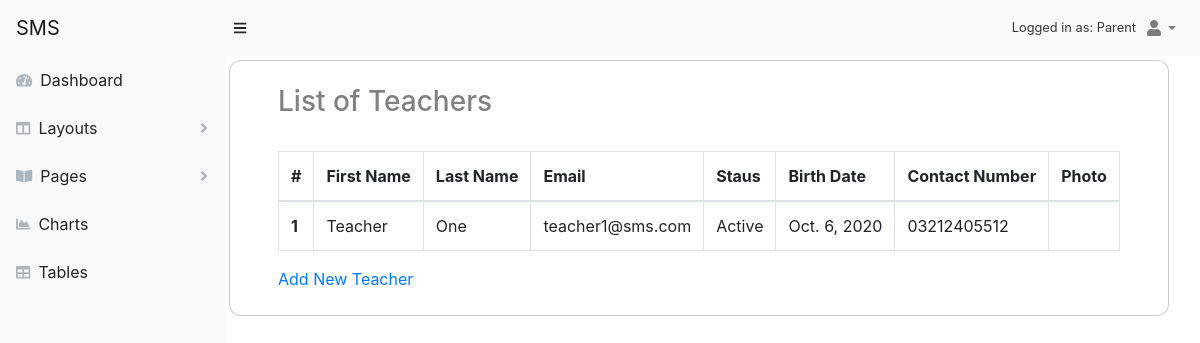
The page /account/view-teacher/ (signed in) on the database its author committed.
### accounts/models.py (models this page shows, shortened)
class User(AbstractBaseUser, PermissionsMixin):
    email = models.EmailField(_('email address'), unique=True)
    first_name = models.CharField(_('first name'), max_length=30, blank=True)
    last_name = models.CharField(_('last name'), max_length=30, blank=True)
    date_joined = models.DateTimeField(_('date joined'), auto_now_add=True)
    is_active = models.BooleanField(_('active'), default=True)
    is_staff = models.BooleanField(_('staff'), default=True)
    objects = UserManager()
    USERNAME_FIELD = 'email'
    REQUIRED_FIELDS = []
    class Meta:
        db_table = "User"
        verbose_name = _('user')
        verbose_name_plural = _('users')

class Profile(models.Model):
    user = models.OneToOneField(User, on_delete=models.CASCADE ,default=1)
    photo = models.ImageField(upload_to=settings.MEDIA_ROOT+'/images/profile_images/%Y%m%d', null=True, blank=True, default='/media/images/default.jpg')
    birth_date = models.DateField()
    date_left = models.DateField(null=True, blank=True)
    salary = models.FloatField(max_length=6)
    contact_number = models.CharField(max_length=11)
    address = models.ForeignKey(Address, on_delete=models.CASCADE, default=1)
    CHOICES = [('M', 'Male'), ('F', 'Female')]
    gender = models.CharField(_('gender'), max_length=1, choices=CHOICES)
    class Meta:
        abstract = True

class Teacher(Profile):
    class Meta:
        db_table = 'Teacher'
        verbose_name = _('teacher')
        verbose_name_plural = _('teachers')

### accounts/views.py (the view)
# urls.py: path('view-teacher/', views.ViewTeacherUser.as_view(), name='view_teacher'),
class ViewTeacherUser(View):
    template_name = 'accounts/teacher/teachers.html'
    def get(self, request):
        teachers = Teacher.objects.all()
        context = { 'teachers': teachers }
        return render(request, self.template_name, context)

### templates/accounts/teacher/teachers.html (shortened to what this page needs)
{% extends 'layouts/base.html' %}
{% block content %}
<div class="container">
        <h3>List of Teachers</h3>
    <br>
    <table class="table table-lg table-bordered">
        <thead>
            <tr>
                <th>#</th>
                <th>First Name</th>
                <th>Last Name</th>
                <th>Email</th>
                <th>Staus</th>
                <th>Birth Date</th>
                <th>Contact Number</th>
                <th>Photo</th>
            </tr>
        </thead>
        <tbody>
            {% for teacher in teachers %}
                <tr>
                    <th>{{ forloop.counter }}</th>
                    <td>{{teacher.user.first_name}}</td>
                    <td>{{teacher.user.last_name}}</td>
                    <td>{{teacher.user.email}}</td>
                    <td>{% if teacher.user.is_active %} Active {%else%} In-Active {% endif %}</td>
                    <td>{{teacher.birth_date}}</td>
                    <td>{{teacher.contact_number}}</td>
                    <td>{{teacher.photo}}</td>
                </tr>
            {% endfor %}
        </tbody>
    </table>
    <a href="{% url 'accounts:create_teacher' %}">Add New Teacher</a>
</div>
{% endblock content %}

### templates/layouts/base.html (shortened to what this page needs)
{% load static %}
<!DOCTYPE html>
<html lang="en">
    <head>
        <link href={% static 'css/styles.css' %} rel="stylesheet" />
        <link href="https://cdn.datatables.net/1.10.20/css/dataTables.bootstrap4.min.css" rel="stylesheet" />
    </head>
    <body class="sb-nav-fixed">
        <nav class="sb-topnav navbar navbar-expand navbar-light bg-light">
            <a class="navbar-brand" href={% url 'accounts:profile' %}>SMS</a>
            <button class="btn btn-link btn-sm order-1 order-lg-0" id="sidebarToggle"  data-toggle="collapse"  data-target="#layoutSidenav_nav" aria-controls="navbarTogglerDemo01" aria-expanded="false" aria-label="Toggle navigation">
                <i class="fas fa-bars"></i>
            </button>
            {% if user.is_authenticated %}
            <div class="small text-dark ml-auto">Logged in as: {%if user.groups.first.name is null %} Developer {%endif%}
                {{user.groups.first.name}}</div>
            <ul class="navbar-nav ml-auto ml-md-0 ">
                <li class="nav-item dropdown">
                    <a class="nav-link dropdown-toggle" id="userDropdown" href="#" role="button" data-toggle="dropdown" aria-haspopup="true" aria-expanded="false"><i class="fas fa-user fa-fw"></i></a>
                </li>
            </ul>
            {% else %}
                <ul class="navbar-nav ml-auto">
                    <li><a style="color:rgb(92, 77, 77); text-decoration:none; padding:20px;" href={% url 'password_reset' %}>Reset Password</a></li>
                    <li><a style="color:rgb(92, 77, 77); text-decoration:none; padding:20px;" href={% url 'accounts:login' %}>Login</a></li>
                </ul>
            {%endif%}
        </nav>
        <div id="layoutSidenav">
            <div id="layoutSidenav_nav">
                {% if user.is_authenticated %}
            <div class="col-sm-2" style="background-color: #FAFAFA;">
                {% if user.groups.first.name is null %}
                        {% include "includes/developerSidebar.html" %}
                {% elif user.groups.first.name == 'Principal' %}
                        {% include "includes/principalSidebar.html" %}
                {% elif user.groups.first.name == 'HR' %}
                        {% include "includes/hrStaffSidebar.html" %}
                {% elif user.groups.first.name == 'Teacher' %}
                        {% include "includes/teacherSidebar.html" %}
                {% elif user.groups.first.name == 'Student' %}
                        {% include "includes/studentSidebar.html" %}
                {% elif user.groups.first.name == 'Parent' %}
                        {% include "includes/parentSidebar.html" %}
                {% endif %}
            </div>
            {% endif %}
            </div>
            <div id="layoutSidenav_content">
                <div class="m-1 p-4 mr-auto  alert alert-light"
                 style="border:1px solid rgba(105, 95, 95, 0.322);
                     border-radius: 12px;">
                    {% block content %}
                    {% endblock %}
                </div>
            </div>
        </div>
        <link href='https://cdnjs.cloudflare.com/ajax/libs/bootstrap-datepicker/1.9.0/css/bootstrap-datepicker.min.css' rel='stylesheet' type='text/css'>
    </body>
</html>

### rows shown on the page
User: groups.first.name "Parent"
Teacher: user.first_name "Teacher", user.last_name "One", user.email "teacher1@sms.com", shows "Active", birth_date "Oct. 6, 2020", contact_number "03212405512"
